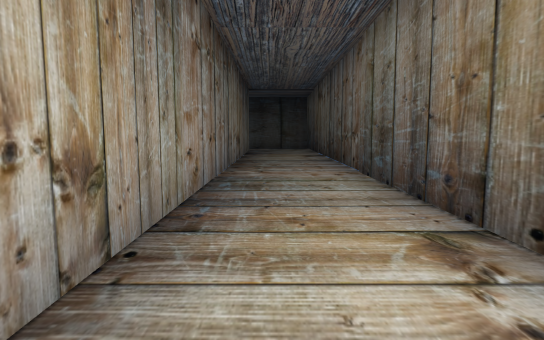
View 1 (above)

24 first-person views from a walk through a Unity game level. The camera is 1.3 m above the floor, tilts 6° down and sees 75° across. The floor is counted in squares, 2 m on a side. Each view is taken from the middle of a square. On the plan, view 1 faces up. The plan holds only what a view shows up to about 10 squares ahead; the rest is blank.

View 2
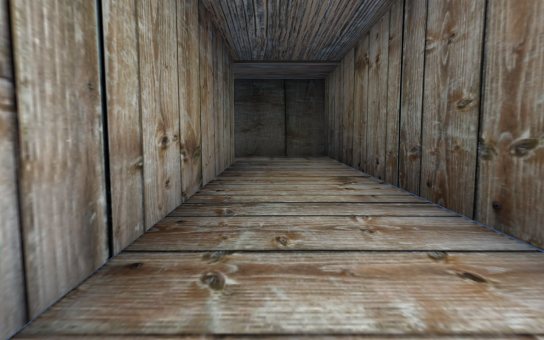

View 3
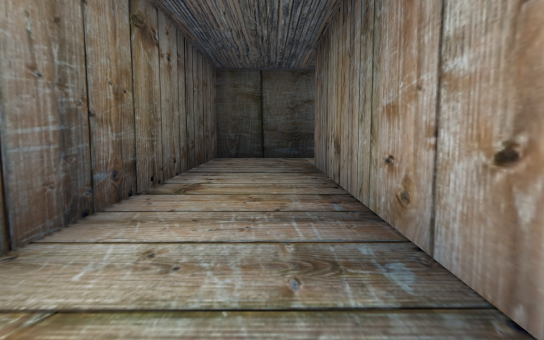

View 4
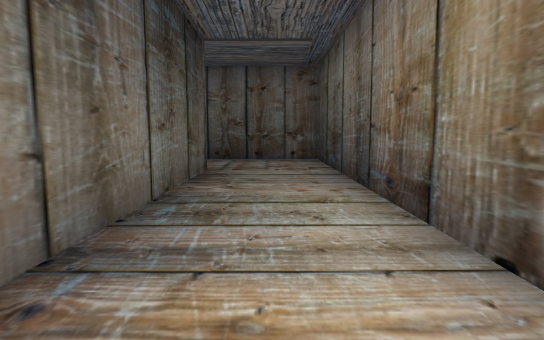

View 5
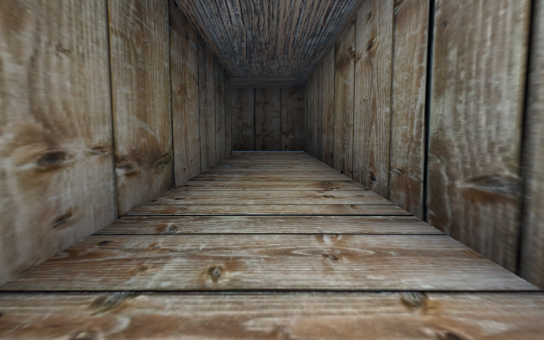

View 6
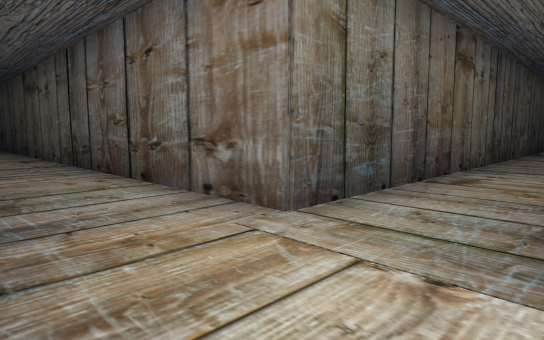

View 7
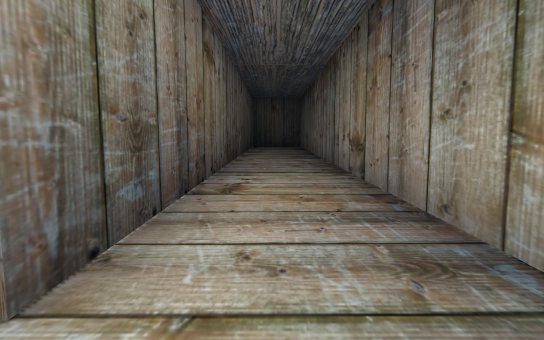

View 8
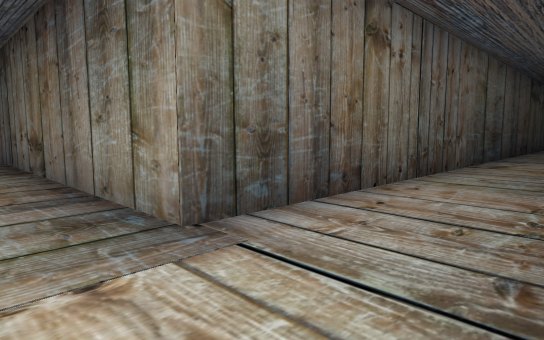

View 9
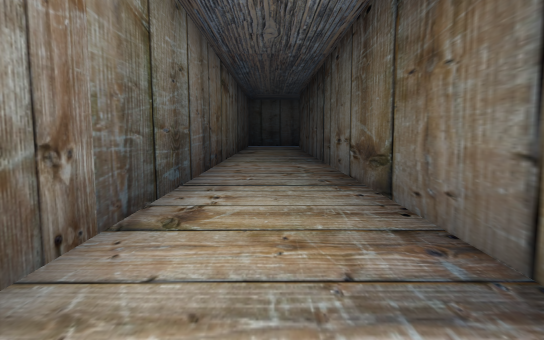

View 10
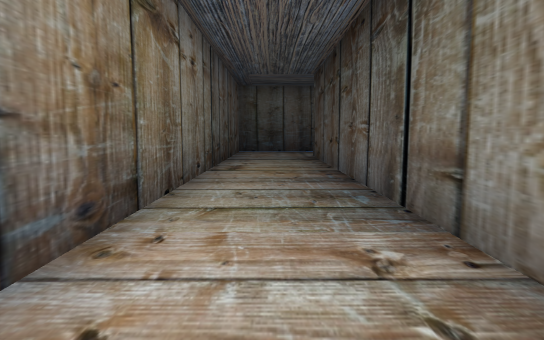

View 11
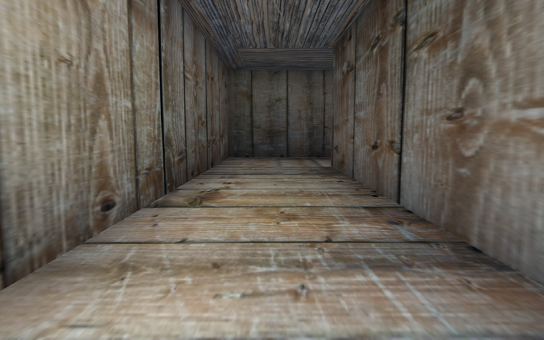

View 12
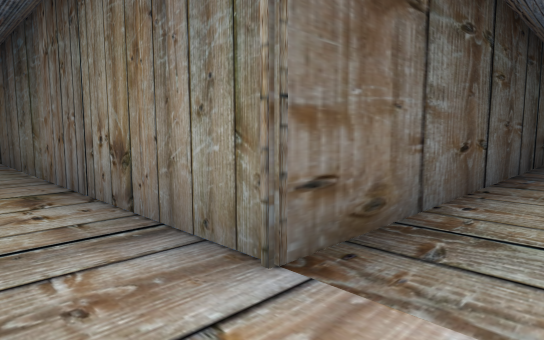

View 13
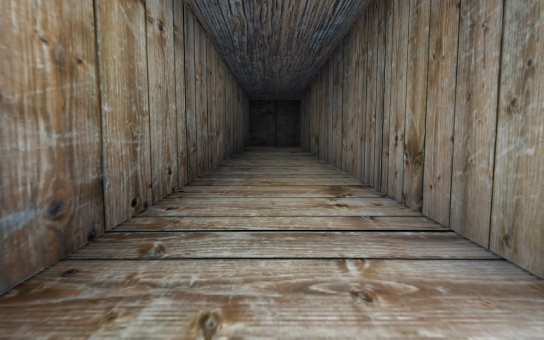

View 14
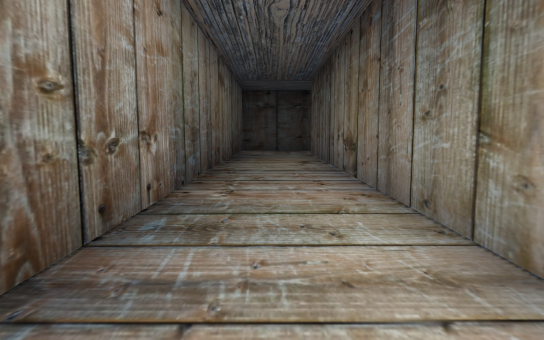

View 15
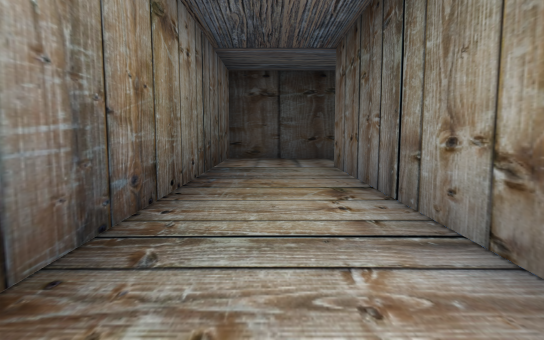

View 16
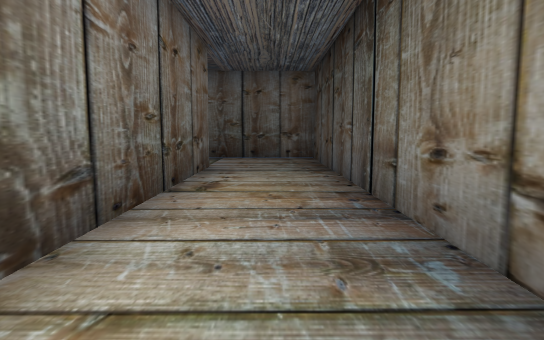

View 17
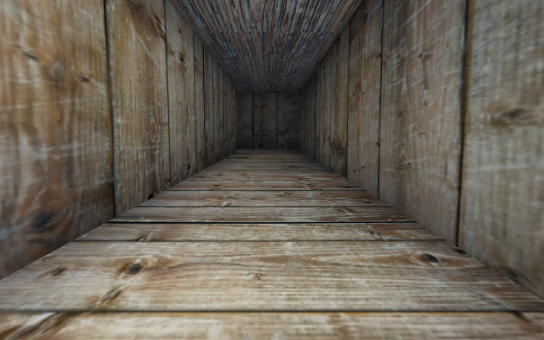

View 18
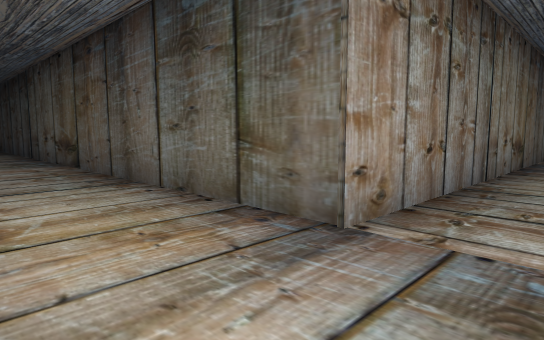

View 19
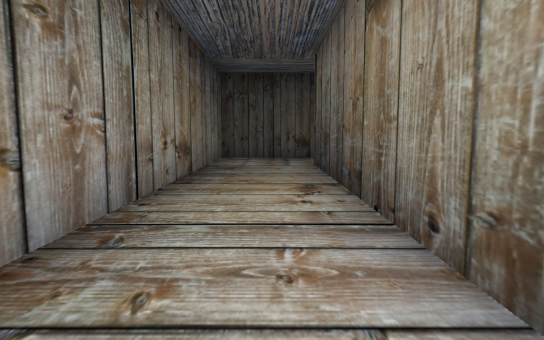

View 20
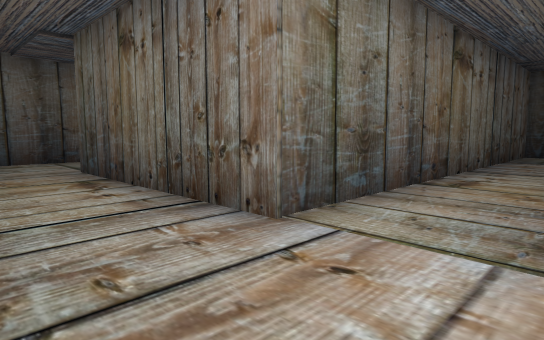

View 21
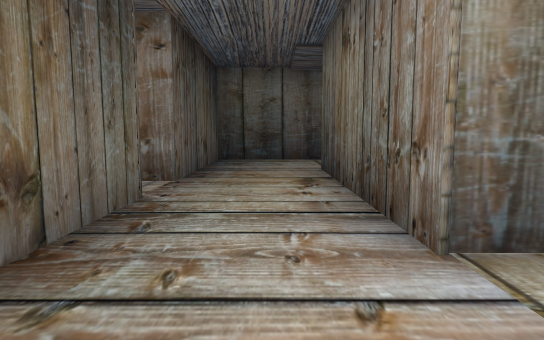

View 22
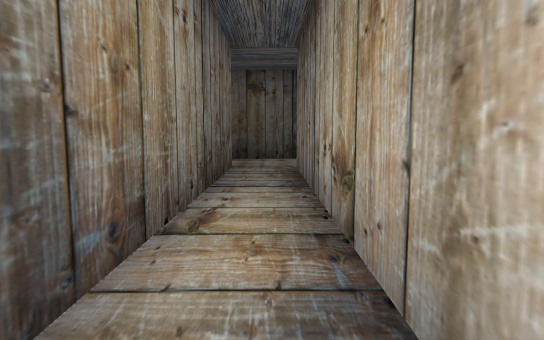

View 23
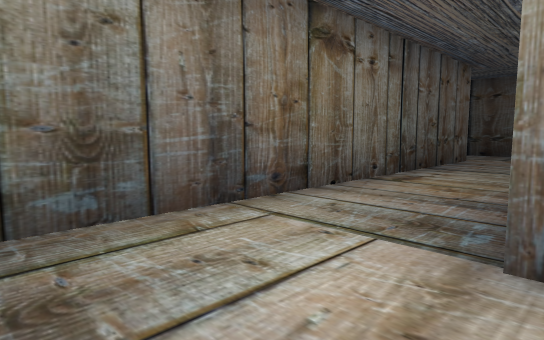

View 24
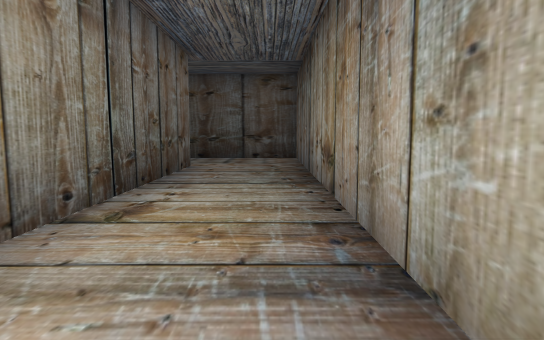

### Floor plan
Points are (right, up) in squares from view 1. A wall is a line through its corners. A room is listed if a view was taken in it or the views show most of it. See-through windows are left out.
Room 1 (views 1, 2, 3, 4, 5, 6, 7, 8, 9, 10, 11, 12, 13, 14, 15, 16, 17, 18, 19, 20, 21, 23, 24)
walls: (-13.4, 15) (-13.4, 24.3) (-17.2, 24.3); (-20.1, 12.8) (-20.1, 22.1) (-18.4, 22.1); (-15.6, 21.2) (-15.6, 12.8) (-12.9, 12.8); (-17.5, 22.1) (-15.6, 22.1); (-18.5, 24.3) (-22.3, 24.3) (-22.3, 15.1) (-37.1, 15.1) (-37.1, -3.1) (-16.2, -3.1) (-16.2, -11.9); (-0.8, 12.9) (-0.8, -0.8) (-9.6, -0.8); (-21.5, -0.8) (-34.8, -0.8) (-34.8, 12.8) (-24.5, 12.8); (-14.1, -13.4) (-14.1, -3.1) (1.4, -3.1) (1.4, 15.1) (-1.1, 15.1)
ways out: opening at (-19.5, 23.5) to room 2; opening at (-16.5, 23.5) to room 2
Room 2 (view 22)
walls: (-17.2, 24.3) (-17.2, 30.1); (-18.5, 30.5) (-18.5, 24.3); (-18.4, 22.1) (-17.5, 22.1)
ways out: opening at (-19.5, 23.5) to room 1; opening at (-16.5, 23.5) to room 1

Positions as (right, up) in squares from view 1, and headings:
1: (0, 0), facing up
2: (0, 5), facing up
3: (0, 6), facing down
4: (-7, -2), facing right
5: (-11, -2), facing right
6: (-16, -1), facing down-right
7: (-15, -2), facing down
8: (-15, -1), facing down-left
9: (-20, -2), facing left
10: (-25, -2), facing left
11: (-28, -2), facing left
12: (-36, -2), facing up-right
13: (-36, -2), facing up
14: (-36, 2), facing up
15: (-36, 6), facing up
16: (-28, 14), facing left
17: (-23, 14), facing left
18: (-21, 13), facing up-left
19: (-21, 15), facing up
20: (-22, 24), facing down-right
21: (-22, 23), facing right
22: (-18, 31), facing down
23: (-16, 24), facing down-right
24: (-15, 22), facing down
